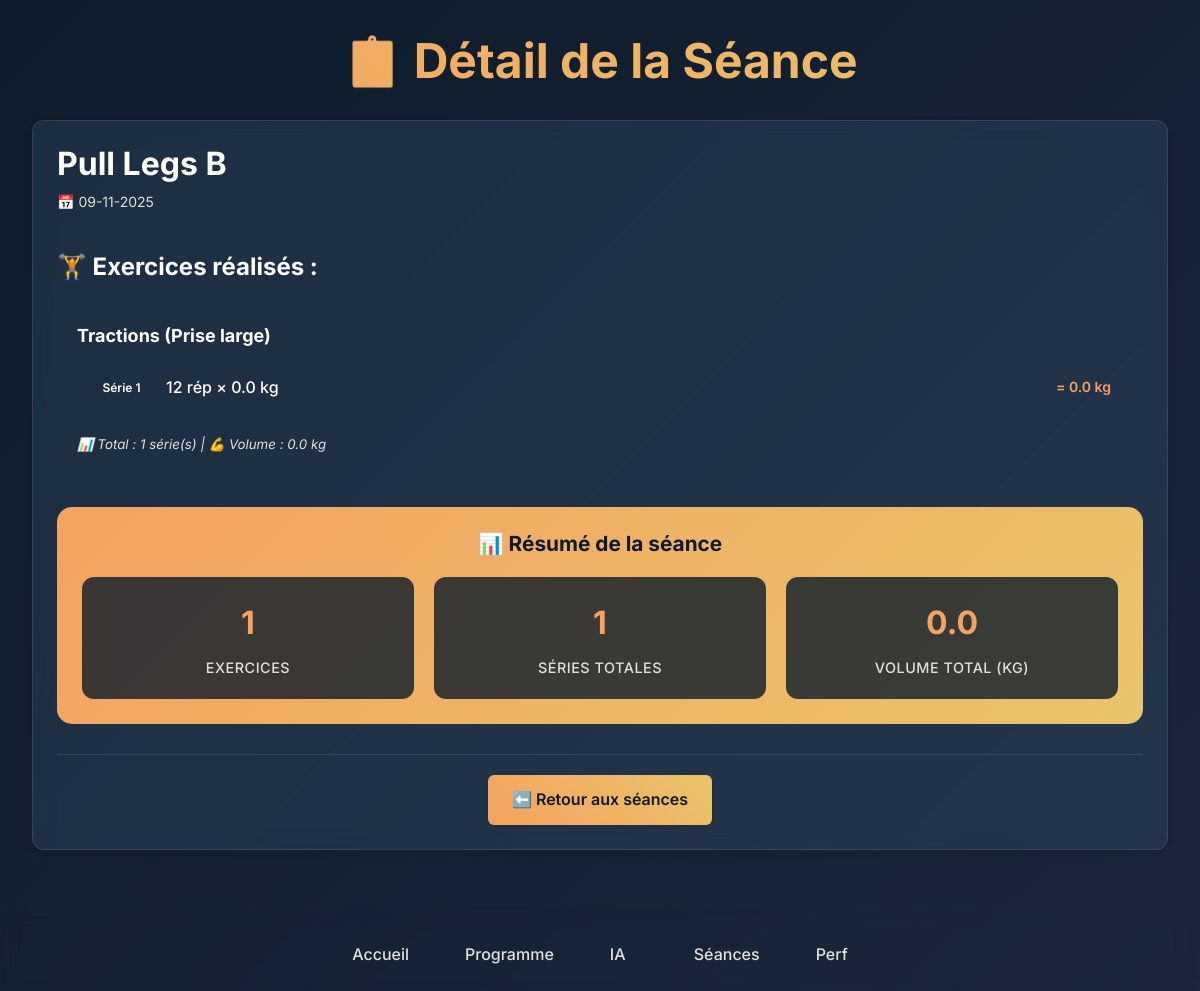
/session/6, run on the app's committed database.
### tables this page shows
CREATE TABLE sets (
                    id INTEGER PRIMARY KEY AUTOINCREMENT,
                    exercise_id INTEGER NOT NULL,
                    set_number INTEGER NOT NULL,
                    reps INTEGER NOT NULL,
                    weight REAL NOT NULL,
                    FOREIGN KEY (exercise_id) REFERENCES "exercises_old" (id) ON DELETE CASCADE
                );

CREATE TABLE exercises (
                        id INTEGER PRIMARY KEY AUTOINCREMENT,
                        session_id INTEGER NOT NULL,
                        exercise_name TEXT NOT NULL,
                        FOREIGN KEY (session_id) REFERENCES sessions (id) ON DELETE CASCADE
                    );

### app.py (the view)
@app.route('/session/<int:session_id>')
def view_session(session_id):
    session = None
    exercises = []
    session_stats = {
        'total_sets': 0,
        'total_volume': 0.0
    }
    try:
        with sqlite3.connect('database.db') as conn:
            cur = conn.cursor()
            cur.execute("SELECT * FROM sessions WHERE id = ?", (session_id,))
            session = cur.fetchone()
            if session:
                cur.execute("""
                    SELECT e.id, e.exercise_name, st.set_number, st.reps, st.weight
                    FROM exercises e
                    LEFT JOIN sets st ON e.id = st.exercise_id
                    WHERE e.session_id = ?
                    ORDER BY e.id, st.set_number
                """, (session_id,))
                raw_data = cur.fetchall() or []
                exercises_dict = {}
                for row in raw_data:
                    exercise_id, exercise_name, set_number, reps, weight = row
                    if exercise_id not in exercises_dict:
                        exercises_dict[exercise_id] = {
                            'id': exercise_id,
                            'name': exercise_name,
                            'sets': []
                        }
                    if set_number is not None:
                        exercises_dict[exercise_id]['sets'].append({
                            'number': set_number,
                            'reps': reps,
                            'weight': weight
                        })
                        session_stats['total_sets'] += 1
                        session_stats['total_volume'] += (reps * weight)
                exercises = list(exercises_dict.values())
    except sqlite3.Error as e:
        print(f"Erreur de base de données dans view_session: {e}")
        init_db()
    except Exception as e:
        print(f"Erreur inattendue dans view_session: {e}")
    return render_template('session_detail.html', session=session, exercises=exercises, session_stats=session_stats)

### app.py (called while the page is built)
def format_date(date_string):
    if not date_string:
        return ""
    try:
        for fmt in ['%Y-%m-%d %H:%M:%S', '%Y-%m-%d', '%d-%m-%Y', '%d/%m/%Y']:
            try:
                dt = datetime.strptime(str(date_string)[:19], fmt)
                return dt.strftime('%d-%m-%Y')
            except ValueError:
                continue
        if len(str(date_string)) >= 10:
            parts = str(date_string)[:10].split('-')
            if len(parts) == 3:
                return f"{parts[2]}-{parts[1]}-{parts[0]}"
        return str(date_string)[:10]
    except Exception as e:
        print(f"Erreur de formatage de date: {e}")
        return str(date_string)[:10]

### templates/session_detail.html (shortened to what this page needs)
{% extends "base.html" %}
{% block content %}
<div class="fade-in">
    <div class="session-header-main">
        <h1>📋 Détail de la Séance</h1>
    </div>
    {% if session %}
    <div class="card">
        <div class="session-header">
            <h2>{{ session[1] or 'Séance sans nom' }}</h2>
            <p class="session-date">📅 {{ session[2]|format_date }}</p>
        </div>
        {% if exercises %}
        <div class="exercises-list">
            <h3>🏋️ Exercices réalisés :</h3>
            {% for exercise in exercises %}
            <div class="exercise-detail">
                <div class="exercise-name">
                    <strong>{{ exercise.name }}</strong>
                </div>
                {% if exercise.sets %}
                <div class="sets-detail">
                    {% for set in exercise.sets %}
                    <div class="set-detail-row">
                        <span class="set-badge">Série {{ set.number }}</span>
                        <span class="set-info">{{ set.reps }} rép × {{ set.weight }} kg</span>
                        <span class="set-volume">= {{ set.reps * set.weight }} kg</span>
                    </div>
                    {% endfor %}
                </div>
                <div class="exercise-summary">
                    <small>
                        📊 Total : {{ exercise.sets|length }} série(s) |
                        💪 Volume : {{ exercise.sets|sum(attribute='reps')|default(0) * exercise.sets|sum(attribute='weight')|default(0) / exercise.sets|length if exercise.sets else 0 }} kg
                    </small>
                </div>
                {% else %}
                <p class="no-sets">Aucune série enregistrée</p>
                {% endif %}
            </div>
            {% endfor %}
              <div class="session-summary">
                <h4>📊 Résumé de la séance</h4>
                <div class="summary-grid">
                    <div class="summary-card">
                        <span class="summary-number">{{ exercises|length }}</span>
                        <span class="summary-label">Exercices</span>
                    </div>
                    <div class="summary-card">
                        <span class="summary-number">{{ session_stats.total_sets }}</span>
                        <span class="summary-label">Séries totales</span>
                    </div>
                    <div class="summary-card">
                        <span class="summary-number">{{ "%.1f"|format(session_stats.total_volume) }}</span>
                        <span class="summary-label">Volume total (kg)</span>
                    </div>
                </div>
            </div>
        </div>        {% else %}
        <p class="no-exercises">Aucun exercice enregistré dans cette séance.</p>
        {% endif %}
        <div class="session-actions">
            <a href="/track" class="btn btn-primary">
                ⬅️ Retour aux séances
            </a>
        </div>
    </div>
    {% endif %}
</div>
{% endblock %}

### static/css/style.css (style rules this page uses)
:root { --primary: #0D1B2A; --secondary: #1B263B; --accent: #F4A261; --accent-secondary: #E9C46A; --surface: #415A77; --surface-light: #778DA9; --text-primary: #FFFFFF; --text-secondary: #E0E1DD; --text-muted: #B0B0B0; --success: #2D6A4F; --warning: #F77F00; --error: #D62828; --shadow-light: 0 2px 4px rgba(0, 0, 0, 0.1); --shadow-medium: 0 4px 8px rgba(0, 0, 0, 0.15); --shadow-heavy: 0 8px 16px rgba(0, 0, 0, 0.2); --radius-small: 6px; --radius-medium: 12px; --radius-large: 16px; --spacing-xs: 0.5rem; --spacing-sm: 0.75rem; --spacing-md: 1rem; --spacing-lg: 1.5rem; --spacing-xl: 2rem; --spacing-xxl: 3rem; --transition-fast: 0.15s ease-in-out; --transition-normal: 0.25s ease-in-out; --transition-slow: 0.4s ease-in-out; }
* { margin: 0; padding: 0; box-sizing: border-box; }
html { font-size: 16px; scroll-behavior: smooth; }
body { font-family: 'Inter', 'SF Pro Display', -apple-system, BlinkMacSystemFont, 'Segoe UI', Roboto, sans-serif; background: linear-gradient(135deg, var(--primary) 0%, var(--secondary) 100%); color: var(--text-primary); line-height: 1.6; min-height: 100vh; padding-bottom: 80px; overflow-x: hidden; }
h1, h2, h3, h4, h5, h6 { font-weight: 700; line-height: 1.2; margin-bottom: var(--spacing-md); color: var(--text-primary); }
h1 { font-size: 2.5rem; background: linear-gradient(45deg, var(--accent), var(--accent-secondary)); -webkit-background-clip: text; -webkit-text-fill-color: transparent; background-clip: text; text-align: center; margin-bottom: var(--spacing-lg); }
h2 { font-size: 2rem; color: var(--accent); margin-bottom: var(--spacing-lg); }
h3 { font-size: 1.5rem; color: var(--accent-secondary); }
p { margin-bottom: var(--spacing-md); color: var(--text-secondary); font-size: 1rem; font-weight: 400; }
.card { background: rgba(65, 90, 119, 0.3); backdrop-filter: blur(10px); border: 1px solid rgba(255, 255, 255, 0.1); border-radius: var(--radius-medium); padding: var(--spacing-lg); margin-bottom: var(--spacing-lg); box-shadow: var(--shadow-medium); transition: all var(--transition-normal); }
.session-date { color: var(--text-secondary); }
.btn { display: inline-block; padding: var(--spacing-sm) var(--spacing-lg); border: none; border-radius: var(--radius-small); font-family: inherit; font-size: 1rem; font-weight: 600; text-decoration: none; text-align: center; cursor: pointer; transition: all var(--transition-fast); position: relative; overflow: hidden; min-width: 120px; }
.btn::before { content: ''; position: absolute; top: 0; left: -100%; width: 100%; height: 100%; background: linear-gradient(90deg, transparent, rgba(255, 255, 255, 0.2), transparent); transition: left var(--transition-slow); }
.btn-primary { background: linear-gradient(45deg, var(--accent), var(--accent-secondary)); color: var(--primary); box-shadow: var(--shadow-light); }
.fade-in { animation: fadeIn var(--transition-slow) ease-out; }
@media (min-width: 1024px) { h1 { font-size: 3rem; } }
@media (min-width: 601px) { body { padding-bottom: 0; } }

### data on the page
sets: name "Tractions (Prise large)", number "1", reps "12", weight "0.0", set.reps*set.weight "0.0", sets|length "1", sets|sum "0.0"

### other printed values
{{ session[1] or 'Séance sans nom' }} "Pull Legs B"
{{ session[2]|format_date }} "09-11-2025"
{{ exercises|length }} "1"
{{ session_stats.total_sets }} "1"
{{ "%.1f"|format(session_stats.total_volume) }} "0.0"
